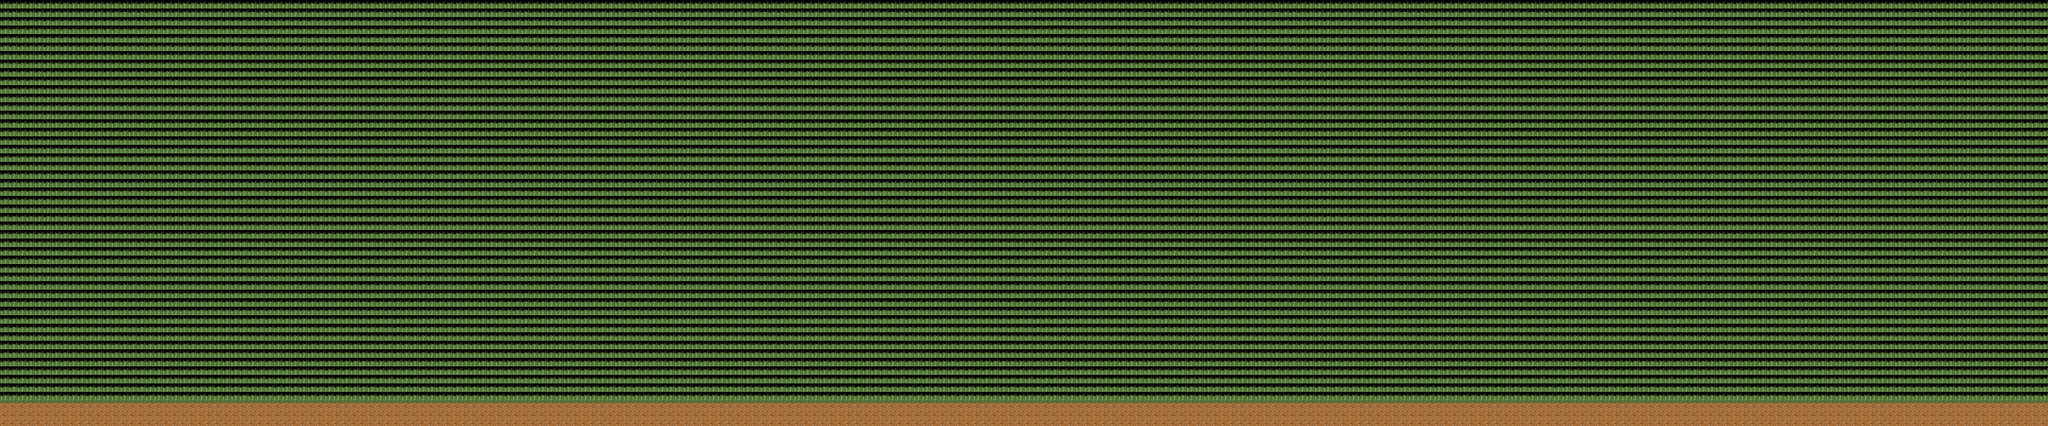

This game map was drawn from its Tiled (.tmx) file and the tilesets committed beside it. A one-line description and the trimmed map source follow:
An orthogonal 240x50 tile map with 16x16 px tiles, 2 tile layers (Tile Layer 1, Tile Layer 2), 2 tilesets.

<map version="1.9" tiledversion="1.9.2" orientation="orthogonal" renderorder="right-down" width="240" height="50" tilewidth="16" tileheight="16" infinite="0" nextlayerid="3" nextobjectid="1">
 <editorsettings>
  <export target="../tilemaps/map3.json" format="json" />
 </editorsettings>
 <tileset firstgid="1" name="spritesheet" tilewidth="16" tileheight="16" tilecount="600" columns="30">
  <image source="../sprites/spritesheet.png" width="480" height="320" />
 </tileset>
 <tileset firstgid="601" name="spritesheet" tilewidth="16" tileheight="16" tilecount="600" columns="30">
  <image source="../sprites/spritesheet.png" width="480" height="320" />
 </tileset>
 <layer id="1" name="Tile Layer 1" width="240" height="50">
  <properties>
   <property name="collide" type="bool" value="true" />
  </properties>
  <data>[12000 cells, 720 non-empty, 2 distinct tile ids]</data>
 </layer>
 <layer id="2" name="Tile Layer 2" width="240" height="50">
  <data>[12000 cells, 11280 non-empty, 1 distinct tile ids]</data>
 </layer>
</map>
